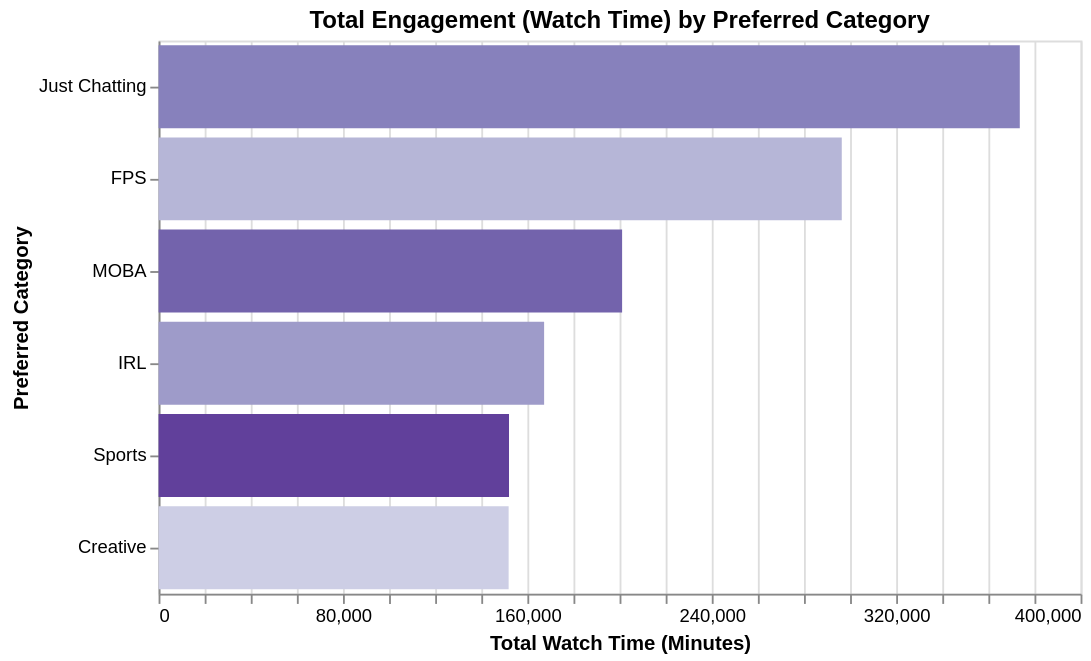

Notebook code for this chart:
### Code cell
alt.Chart(category_summary).mark_bar().encode(
    x=alt.X(
        "duration_mins:Q",
        title="Total Watch Time (Minutes)",
        axis=alt.Axis(format=",.0f"),
    ),
    y=alt.Y("preferred_category:N", title="Preferred Category", sort="-x"),
    color=alt.Color(
        "preferred_category:N", scale=alt.Scale(scheme="purples"), legend=None
    ),
    tooltip=[
        alt.Tooltip("preferred_category:N", title="Category"),
        alt.Tooltip("duration_mins:Q", title="Total Minutes", format=",.0f"),
    ],).properties(
        title="Total Engagement (Watch Time) by Preferred Category",
        width=500,
        height=300,)

### Figure 1 — Vega-Lite specification as saved in the notebook (floating-point values rounded to 4 significant figures)
{"config": {"view": {"continuousWidth": 300, "continuousHeight": 300}}, "data": {"name": "data-13639f38a75d5805ee5d2c894563110f"}, "mark": {"type": "bar"}, "encoding": {"color": {"field": "preferred_category", "legend": null, "scale": {"scheme": "purples"}, "type": "nominal"}, "tooltip": [{"field": "preferred_category", "title": "Category", "type": "nominal"}, {"field": "duration_mins", "format": ",.0f", "title": "Total Minutes", "type": "quantitative"}], "x": {"axis": {"format": ",.0f"}, "field": "duration_mins", "title": "Total Watch Time (Minutes)", "type": "quantitative"}, "y": {"field": "preferred_category", "sort": "-x", "title": "Preferred Category", "type": "nominal"}}, "height": 300, "title": "Total Engagement (Watch Time) by Preferred Category", "width": 500, "$schema": "https://vega.github.io/schema/vega-lite/v6.4.1.json", "datasets": {"data-13639f38a75d5805ee5d2c894563110f": [{"preferred_category": "Creative", "duration_mins": 151868}, {"preferred_category": "FPS", "duration_mins": 296391}, {"preferred_category": "IRL", "duration_mins": 167260}, {"preferred_category": "Just Chatting", "duration_mins": 373627}, {"preferred_category": "MOBA", "duration_mins": 201095}, {"preferred_category": "Sports", "duration_mins": 152031}]}}
